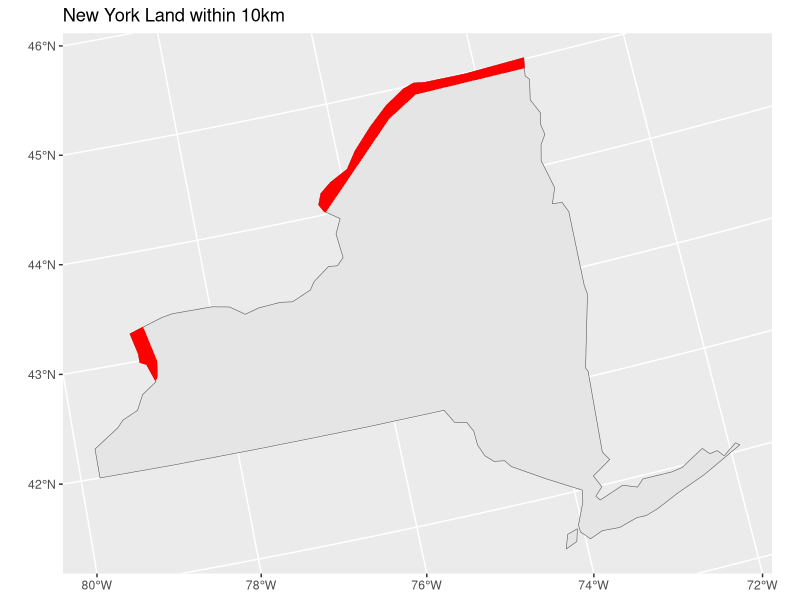

Write R code to recreate this figure.
#Install packages
install.packages("spData")
install.packages("sf")
install.packages("tidyverse")

#Load data and packages for task 5
library (spData)   #data for case 5
library(dplyr)     #For data manipulation
library(sf)        #For handling spatial data
library(ggplot2)   #For plotting

#Data===============Load data from the spData package
data(world)
# load 'states' boundaries from spData package
data(us_states)
# plot(world[1])          #plot if desired
# plot(us_states[1])      #plot if desired
# plot "world" using gglot2

#Working with world dataset
# Transform to albers equal area projections
albers="+proj=aea +lat_1=29.5 +lat_2=45.5 
+lat_0=37.5 +lon_0=-96 +x_0=0 +y_0=0 +ellps=GRS80 
+datum=NAD83 +units=m +no_defs"

## Data Processing
Canada_only <- world %>% filter(name_long== "Canada") %>% select(geom)
Newyork_only <- us_states %>% filter(NAME== "New York") %>% select(geometry)

# Define Projection
albers="+proj=aea +lat_1=29.5 +lat_2=45.5 
+lat_0=37.5 +lon_0=-96 +x_0=0 +y_0=0 
+ellps=GRS80 +datum=NAD83 +units=m +no_defs"

#Transform data
Canada_only <- st_transform(Canada_only, albers)
Newyork_only <- st_transform(Newyork_only, albers)

# Create a 10 km (10,000 meters) buffer around Canada
Canada_buffered <- st_buffer(Canada_only, dist = 10000)  # 10 km = 10,000 meters

# Use st_intersection() to intersect the Canada buffer with New York state
border <- st_intersection(Canada_buffered, Newyork_only)

# Visualizing the data
ggplot() +
  geom_sf(data = Newyork_only) +
  geom_sf(data = border, colour = "red", fill = "red") +
  ggtitle("New York Land within 10km")
